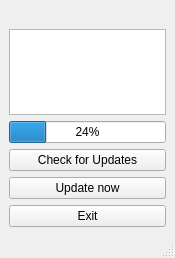
<?xml version="1.0" encoding="UTF-8"?>
<ui version="4.0">
 <class>Updater</class>
 <widget class="QMainWindow" name="Updater">
  <property name="geometry">
   <rect>
    <x>0</x>
    <y>0</y>
    <width>175</width>
    <height>258</height>
   </rect>
  </property>
  <property name="windowTitle">
   <string>ViUR Admin Updater</string>
  </property>
  <property name="windowIcon">
   <iconset>
    <normaloff>:icons/viup.png</normaloff>:icons/viup.png</iconset>
  </property>
  <widget class="QWidget" name="centralwidget">
   <layout class="QVBoxLayout" name="verticalLayout">
    <item>
     <widget class="QLabel" name="label">
      <property name="text">
       <string/>
      </property>
      <property name="pixmap">
       <pixmap>:icons/viur-updater.png</pixmap>
      </property>
     </widget>
    </item>
    <item>
     <widget class="QTextEdit" name="textLog">
      <property name="readOnly">
       <bool>true</bool>
      </property>
     </widget>
    </item>
    <item>
     <widget class="QProgressBar" name="progressBar">
      <property name="value">
       <number>24</number>
      </property>
     </widget>
    </item>
    <item>
     <widget class="QPushButton" name="btnCheck">
      <property name="text">
       <string>Check for Updates</string>
      </property>
      <property name="icon">
       <iconset>
        <normaloff>:icons/actions/search.svg</normaloff>:icons/actions/search.svg</iconset>
      </property>
     </widget>
    </item>
    <item>
     <widget class="QPushButton" name="btnUpdate">
      <property name="text">
       <string>Update now</string>
      </property>
      <property name="icon">
       <iconset>
        <normaloff>:icons/actions/accept.svg</normaloff>:icons/actions/accept.svg</iconset>
      </property>
     </widget>
    </item>
    <item>
     <widget class="QPushButton" name="btnExit">
      <property name="text">
       <string>Exit</string>
      </property>
      <property name="icon">
       <iconset>
        <normaloff>:icons/actions/cancel.svg</normaloff>:icons/actions/cancel.svg</iconset>
      </property>
     </widget>
    </item>
   </layout>
  </widget>
  <widget class="QMenuBar" name="menubar">
   <property name="geometry">
    <rect>
     <x>0</x>
     <y>0</y>
     <width>175</width>
     <height>21</height>
    </rect>
   </property>
  </widget>
  <widget class="QStatusBar" name="statusbar"/>
 </widget>
    <resources>
        <include location="../icons/icons.qrc"/>
    </resources>
 <connections/>
</ui>
